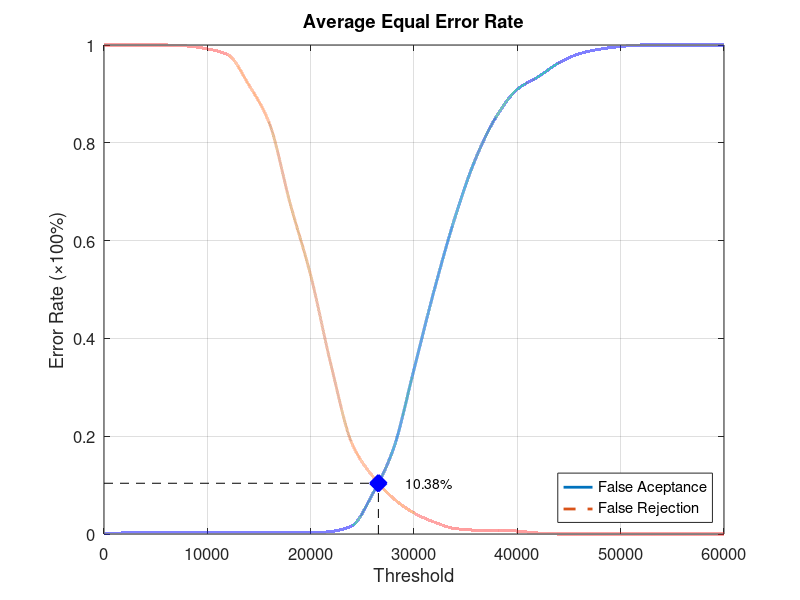
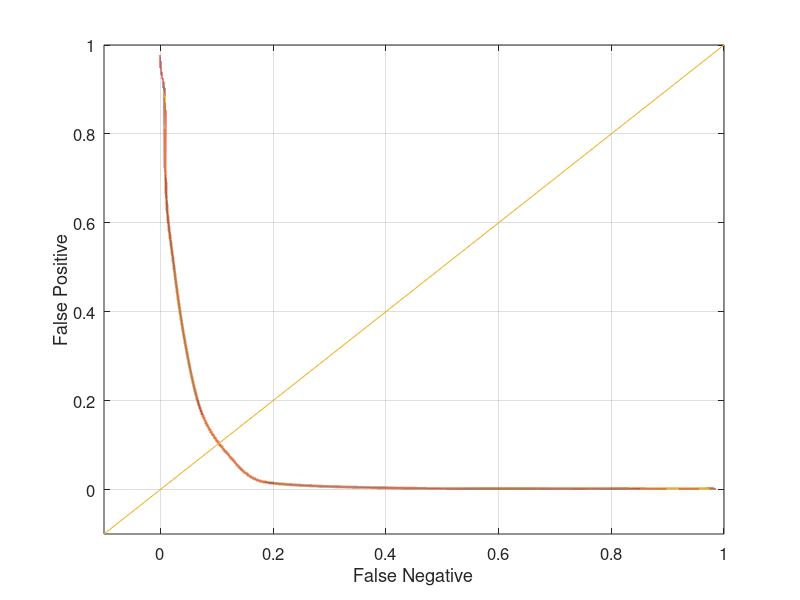

Reproduce these figures in MATLAB, in order.
function yEER = Database3Average
close all;
clear;
clc;
x = 0:2000:60000;
xq = 0:0.5:60000;

y0 = [0 0.00210526 0.00210526 0.00210526 0.00210526 0.00210526 0.00210526 0.00210526 0.00210526 0.00210526 0.00210526 0.00526316 0.0168421 0.0821053 0.173684 0.336842 0.502105 0.649474 0.769474 0.854737 0.909474 0.934737 0.963158 0.982105 0.991579 0.996842 1 1 1 1 1];
yy0 = interp1(x, y0, xq, 'pchip');
y1 = [1 1 1 1 0.998 0.992 0.98 0.919 0.84 0.677 0.529 0.343 0.185 0.118 0.073 0.043 0.024 0.011 0.008 0.008 0.006 0.002 0 0 0 0 0 0 0 0 0];
yy1 = interp1(x, y1, xq, 'pchip');

% Calculating EER: 
y2 = abs(y0 - y1);
find(y2 == min(y2))
yy2 = abs(yy0 - yy1);
xEER = find(yy2 == min(yy2));
xEERIndex = xq(xEER) % X-axis EER
yEER = yy0(xEER) % Y-axis EER

main = figure
plot(xq, yy0,'-','LineWidth', 2);	hold on
plot(xq, yy1,'--','LineWidth', 2);	hold on
plot([xEERIndex xEERIndex], [0 yEER], 'k--');	hold on
plot([0 xEERIndex], [yEER yEER], 'k--');	hold on
plot(xEERIndex, yEER, 'bx', 'LineWidth', 10);	hold on
text(xEERIndex + 10 * xEERIndex / 100, yEER, [num2str(round((10000 * yEER)) / 100) '%'])
legend('False Aceptance', 'False Rejection', 'Location', 'SouthEast')
xlabel('Threshold')
ylabel('Error Rate (\times100%)')
title('Average Equal Error Rate')
set(gca, 'FontSize', 12)
axis([0 60000 0 1])
grid on

print(main, 'Database3AverageMain', '-dpng');
FNRxFPR = figure('Color', [1 1 1]);
plot(yy1, yy0, '-', yy1, yy0, 'LineWidth', 2);
hold on
y = -0.1:0.1:1
plot(y, y); 
set(gca, 'FontSize', 12)
xlabel('False Negative')
ylabel('False Positive')
axis([-0.1 1 -0.1 1])
set(gca, 'FontSize', 12)
grid on

print(FNRxFPR, 'Database3AverageFNRxFPR','-dpng');
end
